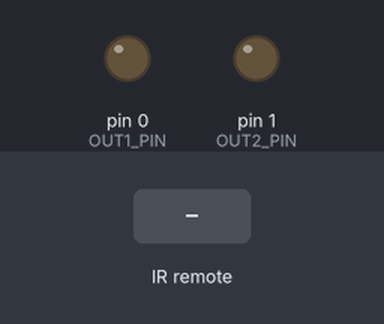
This sketch was run on a simulated Arduino Uno, built with avr-gcc and run on an emulated ATmega328P. Shown: output pins drawn as LEDs (lit = HIGH). Wiring (inferred from the names in the program): IR receiver: data pin 4. Inputs (shaded band) come from the test bench.

Above: at 1.2 s.
1.3 s: infrared code 0xED12FB04 received
At 2.0 s:
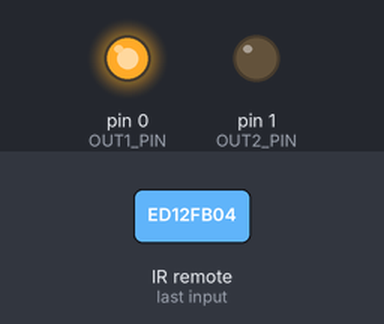
2.8 s: infrared code 0xEA15FB04 received
At 3.1 s:
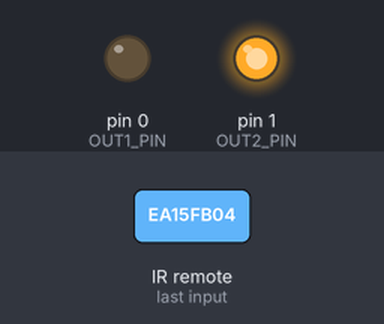
Timing chart, 0 to 5.8 s (numbered marks = the images above; inputs shaded):
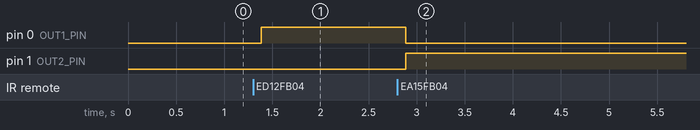

The sketch:

irReadATTiny1.ino
```cpp
#define IR_PIN 4

#define OUT1_PIN 0   // CODE1 -> HIGH
#define OUT2_PIN 1   // CODE2 -> HIGH

// ===== PASTE LEARNED CODES HERE =====
const uint32_t CODE1 = 0xED12FB04;  // <-- replace
const uint32_t CODE2 = 0xEA15FB04;  // <-- replace

// NEC timing windows (microseconds)
const unsigned int LEAD_MARK_MIN  = 8500, LEAD_MARK_MAX  = 9500;
const unsigned int LEAD_SPACE_MIN = 4000, LEAD_SPACE_MAX = 5000;
const unsigned int REP_SPACE_MIN  = 2000, REP_SPACE_MAX  = 2600;

const unsigned int BIT_MARK_MIN   = 350,  BIT_MARK_MAX   = 800;
const unsigned int ZERO_SPACE_MIN = 350,  ZERO_SPACE_MAX = 800;
const unsigned int ONE_SPACE_MIN  = 1200, ONE_SPACE_MAX  = 2000;

const unsigned long TIMEOUT_US    = 30000;

static inline bool inRange(unsigned long v, unsigned long lo, unsigned long hi) {
  return (v >= lo && v <= hi);
}

static inline unsigned long measureLevel(uint8_t level, unsigned long timeoutUs) {
  unsigned long start = micros();
  while (digitalRead(IR_PIN) == level) {
    if (micros() - start >= timeoutUs) return 0;
  }
  return micros() - start;
}

bool readNEC(uint32_t &code, bool &isRepeat) {
  code = 0;
  isRepeat = false;

  unsigned long start = micros();
  while (digitalRead(IR_PIN) == HIGH) {
    if (micros() - start >= TIMEOUT_US) return false;
  }

  unsigned long leadMark = measureLevel(LOW, TIMEOUT_US);
  if (!inRange(leadMark, LEAD_MARK_MIN, LEAD_MARK_MAX)) return false;

  unsigned long leadSpace = measureLevel(HIGH, TIMEOUT_US);

  // Repeat frame
  if (inRange(leadSpace, REP_SPACE_MIN, REP_SPACE_MAX)) {
    unsigned long repMark = measureLevel(LOW, TIMEOUT_US);
    if (inRange(repMark, BIT_MARK_MIN, BIT_MARK_MAX)) {
      isRepeat = true;
      return true;
    }
    return false;
  }

  if (!inRange(leadSpace, LEAD_SPACE_MIN, LEAD_SPACE_MAX)) return false;

  for (uint8_t i = 0; i < 32; i++) {
    unsigned long mark = measureLevel(LOW, TIMEOUT_US);
    if (!inRange(mark, BIT_MARK_MIN, BIT_MARK_MAX)) return false;

    unsigned long space = measureLevel(HIGH, TIMEOUT_US);
    if (inRange(space, ONE_SPACE_MIN, ONE_SPACE_MAX)) {
      code |= (1UL << i);
    } else if (!inRange(space, ZERO_SPACE_MIN, ZERO_SPACE_MAX)) {
      return false;
    }
  }

  return true;
}

void setup() {
  //Serial.begin(115200);

  pinMode(IR_PIN, INPUT);
  pinMode(OUT1_PIN, OUTPUT);
  pinMode(OUT2_PIN, OUTPUT);

  // start with both LOW
  digitalWrite(OUT1_PIN, LOW);
  digitalWrite(OUT2_PIN, LOW);

  //Serial.println(F("UNO IR test: mutual-exclusive outputs"));
}

void loop() {
  uint32_t code;
  bool repeat;

  if (readNEC(code, repeat)) {
    if (repeat) return; // ignore hold-down repeats

    if (code == CODE1) {
      digitalWrite(OUT1_PIN, HIGH);
      digitalWrite(OUT2_PIN, LOW);
      //Serial.println(F("CODE1 -> PIN 8 HIGH, PIN 9 LOW"));
    }
    else if (code == CODE2) {
      digitalWrite(OUT2_PIN, HIGH);
      digitalWrite(OUT1_PIN, LOW);
      //Serial.println(F("CODE2 -> PIN 9 HIGH, PIN 8 LOW"));
    }
    else {
      //Serial.print(F("Other code: 0x"));
      //Serial.println(code, HEX);
    }

    delay(100);
  }
}
```

Measured:
- after the input at 1.3 s, pin 0 (OUT1_PIN): LOW → HIGH after 0.09 s
- after the input at 2.8 s, pin 0 (OUT1_PIN): HIGH → LOW after 0.09 s; pin 1 (OUT2_PIN): LOW → HIGH after 0.09 s
